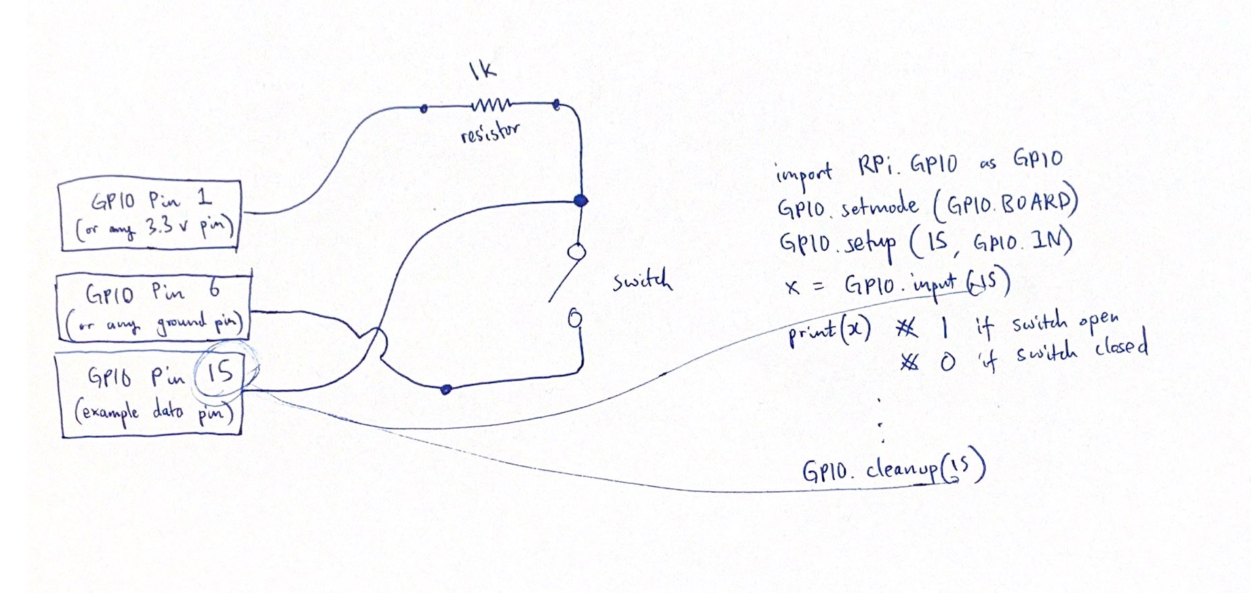
#> input picture jetson-gpio-basic.png, 2502 x 1186 px (shown at 1/2 size)
$ python -i data_augment.py   (imports and definitions only)
#> lines starting #> are read from the running program, lines starting #| are printed output that depends on the picture
#> further down, picture is the input picture: shape (1186, 2502, 3); mean B, G, R 249.3, 247.9, 248.3
#!/usr/bin/env python3
# -*- coding:utf-8 -*-
# Copyright (c) Megvii, Inc. and its affiliates.
"""
Data augmentation functionality. Passed as callable transformations to
Dataset classes.

The data augmentation procedures were interpreted from @weiliu89's SSD paper
http://arxiv.org/abs/1512.02325
"""

import time
import math
import random

import cv2
import numpy as np

from yolox.utils import xyxy2cxcywh


def augment_hsv(img, hgain=0.015, sgain=0.7, vgain=0.4):
#> called with hgain = 0.015, sgain = 0.7, vgain = 0.4
    r = np.random.uniform(-1, 1, 3) * [hgain, sgain, vgain] + 1  # random gains
    hue, sat, val = cv2.split(cv2.cvtColor(img, cv2.COLOR_BGR2HSV))
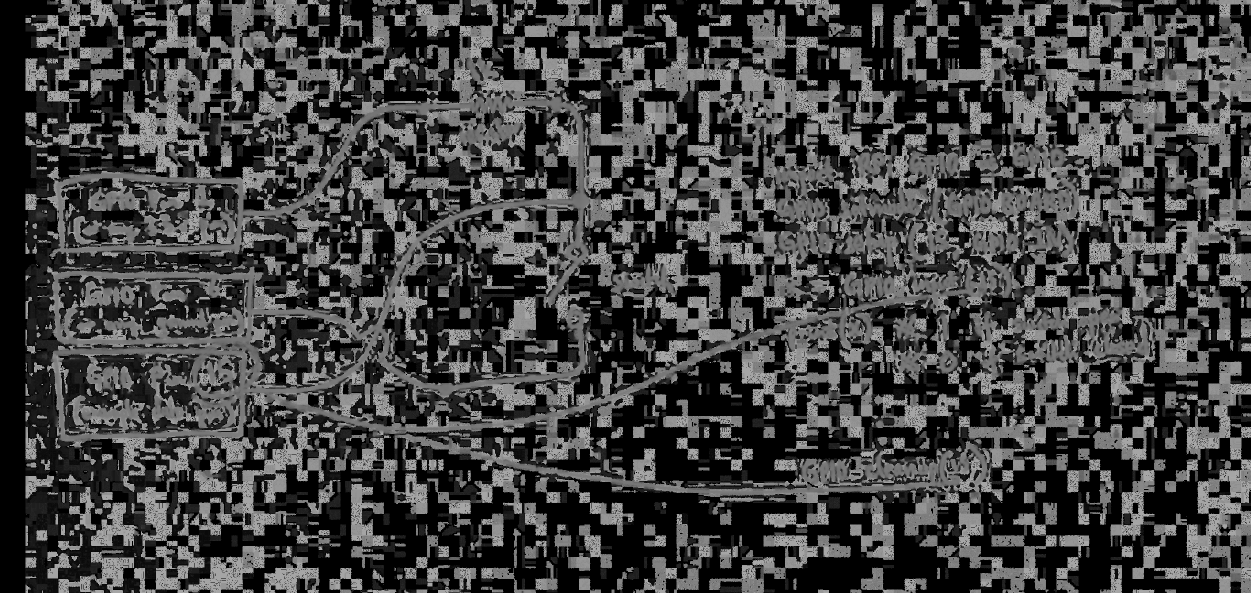
#> hue: shape (1186, 2502) (shown at 1/2 size); min 0, max 176, mean 65.2
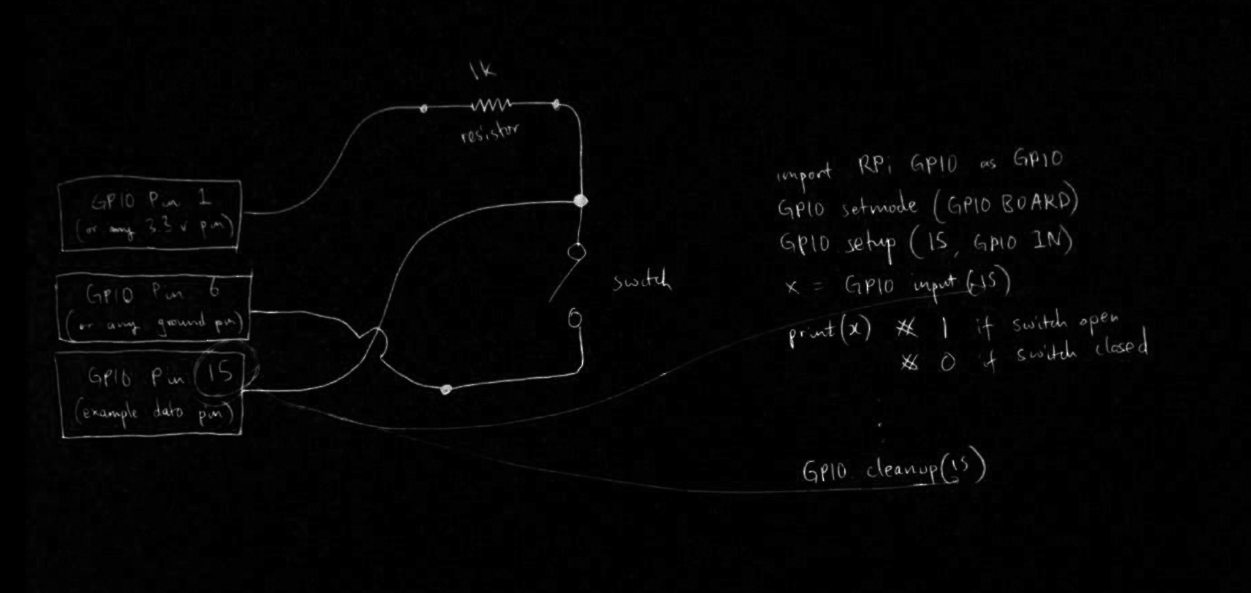
#> sat: shape (1186, 2502) (shown at 1/2 size); min 0, max 255, mean 3.8
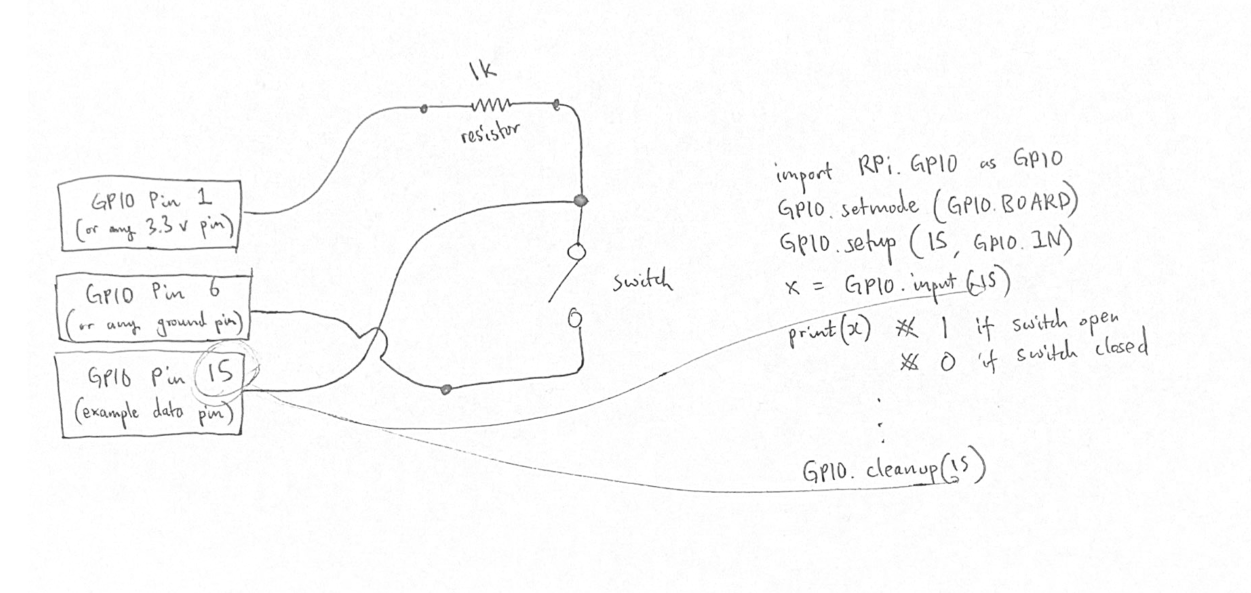
#> val: shape (1186, 2502) (shown at 1/2 size); min 26, max 255, mean 250
    dtype = img.dtype  # uint8

    x = np.arange(0, 256, dtype=np.int16)
    lut_hue = ((x * r[0]) % 180).astype(dtype)
    lut_sat = np.clip(x * r[1], 0, 255).astype(dtype)
#> lut_sat = 256 values from 0 to 255
    lut_val = np.clip(x * r[2], 0, 255).astype(dtype)
#> lut_val = 256 values from 0 to 255

    img_hsv = cv2.merge(
        (cv2.LUT(hue, lut_hue), cv2.LUT(sat, lut_sat), cv2.LUT(val, lut_val))
    ).astype(dtype)
#> img_hsv: shape (1186, 2502, 3); mean H, S, V 65.2, 4.6, 251.9
    cv2.cvtColor(img_hsv, cv2.COLOR_HSV2BGR, dst=img)  # no return needed


# [146 lines left out: functions box_candidates, random_perspective, _mirror, preproc, not called in this run]


class TrainTransform:
    # [49 lines left out: functions __init__, __call__, not called in this run]


class ValTransform:
    """
    Defines the transformations that should be applied to test PIL image
    for input into the network

    dimension -> tensorize -> color adj

    Arguments:
        resize (int): input dimension to SSD
        rgb_means ((int,int,int)): average RGB of the dataset
            (104,117,123)
        swap ((int,int,int)): final order of channels

    Returns:
        transform (transform) : callable transform to be applied to test/val
        data
    """

    def __init__(self, swap=(2, 0, 1), legacy=False):
        self.swap = swap
        self.legacy = legacy

    # assume input is cv2 img for now
    # [8 lines left out: function __call__, not called in this run]

>>> import cv2
>>> picture = cv2.imread('jetson-gpio-basic.png')
>>> result = augment_hsv(picture)
